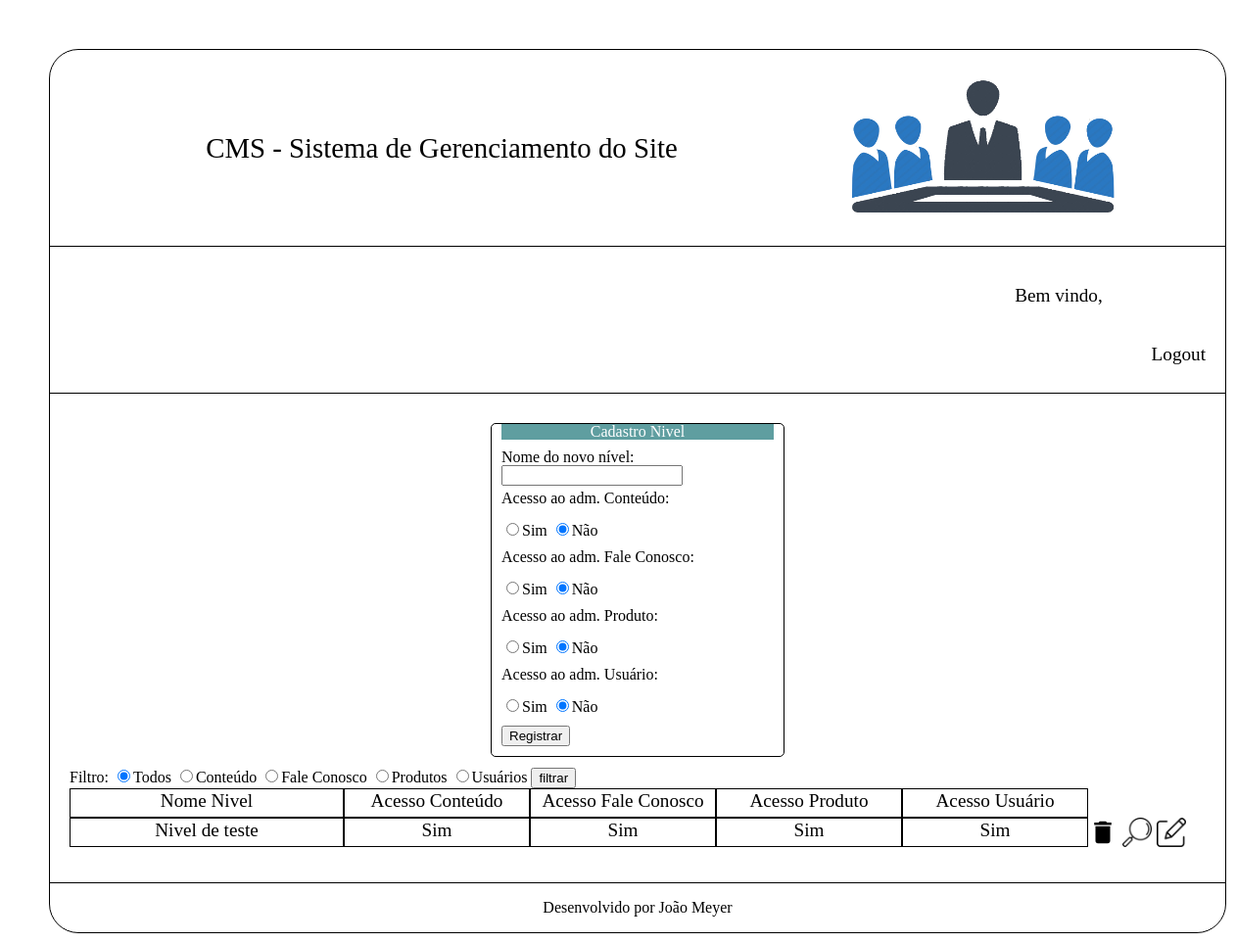
The app's page /Projeto_Hamburgueria2.0/cms/pagina_niveis_acesso.php with its own data.
### tables this page shows
create table tblNivelAcesso (
	idNivelAcesso int(11) not null auto_increment primary key,
    nomeNivel varchar(200) not null,
    acessoConteudo boolean not null,
    acessoFaleConosco boolean not null,
    acessoProduto boolean not null,
    acessoUsuarios boolean not null
);

### Projeto_Hamburgueria2.0/cms/pagina_niveis_acesso.php (the view, shortened to what this page needs)
<?php
    $conexao = conexaoMysql();
    $dominio= $_SERVER['HTTP_HOST'];
    $url = "http://" . $dominio. $_SERVER['REQUEST_URI'];
    if(isset($_POST['btnFiltrar'])){
        if($_GET['modo']){
            if($_GET['modo'] == 'filtrar'){
                $filtro = $_POST['inputFiltro'];
                switch($filtro){
                    case "c":
                        $sqlQuerySelectNiveis = "select tblNivelAcesso.*
                            from tblNivelAcesso
                            where tblNivelAcesso.acessoConteudo = 1
                            order by tblNivelAcesso.nomeNivel";
                    break;
                    case "f":
                        $sqlQuerySelectNiveis = "select tblNivelAcesso.*
                            from tblNivelAcesso
                            where tblNivelAcesso.acessoFaleConosco = 1
                            order by tblNivelAcesso.nomeNivel";
                    break;
                    case "p":
                        $sqlQuerySelectNiveis = "select tblNivelAcesso.*
                            from tblNivelAcesso
                            where tblNivelAcesso.acessoProduto = 1
                            order by tblNivelAcesso.nomeNivel";
                    break;
                    case "u":
                        $sqlQuerySelectNiveis = "select tblNivelAcesso.*
                            from tblNivelAcesso
                            where tblNivelAcesso.acessoUsuarios = 1
                            order by tblNivelAcesso.nomeNivel";
                    break;
                    default:
                        $sqlQuerySelectNiveis = "select * from tblNivelAcesso
                        order by tblNivelAcesso.nomeNivel";
                    break;
                }
            }
        }
    }
    else{
        $sqlQuerySelectNiveis = "select * from tblNivelAcesso order by tblNivelAcesso.nomeNivel";
    }
    $querySelectNiveis = mysqli_query($conexao, $sqlQuerySelectNiveis);
    $action = "modulos/inserir_nivel_acesso.php?modo=inserir&url=" .$url;
    $nomeNivel = null;
    $acessoConteudo = null;
    $acessoFaleConosco = null;
    $acessoProdutos = null;
    $acessoUsuarios = null;
?>
<!DOCTYPE html>
<html lang="pt-br">
    <head>
    </head>
    <body>
        <div id="conteinerCMS">
            <div id="conteinerSubmenusGerenciamento">
                <form name="formAdmCadastroNivelAcesso" action="<?=$action?>" method="post">
                    <div class="conteinerCadastro">
                        <div class="tituloCadastro">Cadastro Nivel</div>
                        <div class="inputBox">
                            Nome do novo nível:
                            <input type="text" name="txtNomeNivel" required value="<?=$nomeNivel?>">
                        </div>
                        <div class="inputBox">
                            Acesso ao adm. Conteúdo:
                        </div>
                        <div class="inputBox">
                            <input type="radio" name="rdoAdmConteudo" value="1"
                                <?php
                                    if($acessoConteudo == '1'){
                                        echo("checked");
                                    }
                                ?>
                            >Sim
                            <input type="radio" name="rdoAdmConteudo" value="0"
                                <?php
                                    if($acessoConteudo != '1'){
                                        echo("checked");
                                    }
                                ?>
                            >Não
                        </div>
                        <div class="inputBox">
                            Acesso ao adm. Fale Conosco:
                        </div>
                        <div class="inputBox">
                            <input type="radio" name="rdoAdmFaleConosco" value="1"
                                <?php
                                    if($acessoFaleConosco == '1'){
                                        echo("checked");
                                    }
                                ?>
                            >Sim
                            <input type="radio" name="rdoAdmFaleConosco" value="0"
                                <?php
                                    if($acessoFaleConosco != '1'){
                                        echo("checked");
                                    }
                                ?>
                            >Não
                        </div>
                        <div class="inputBox">
                            Acesso ao adm. Produto:
                        </div>
                        <div class="inputBox">
                            <input type="radio" name="rdoAdmProduto" value="1"
                                <?php
                                    if($acessoProdutos == '1'){
                                        echo("checked");
                                    }
                                ?>
                            >Sim
                            <input type="radio" name="rdoAdmProduto" value="0"
                                <?php
                                    if($acessoProdutos != '1'){
                                        echo("checked");
                                    }
                                ?>
                            >Não
                        </div>
                        <div class="inputBox">
                            Acesso ao adm. Usuário:
                        </div>
                        <div class="inputBox">
                            <input type="radio" name="rdoAdmUsuario" value="1"
                                <?php
                                    if($acessoUsuarios == '1'){
                                        echo("checked");
                                    }
                                ?>
                            >Sim
                            <input type="radio" name="rdoAdmUsuario" value="0"
                                <?php
                                    if($acessoUsuarios != '1'){
                                        echo("checked");
                                    }
                                ?>
                            >Não
                        </div>
                        <div class="botaoRegistrar">
                            <input type="submit" name="btnSubmit" value="Registrar">
                        </div>
                    </div>
                </form>
                <form name="formAdmNiveisAcessoFiltro" action="pagina_niveis_acesso.php?modo=filtrar" method="post">
                    Filtro:
                    <input type="radio" name="inputFiltro" value="a" checked>Todos
                    <input type="radio" name="inputFiltro" value="c">Conteúdo
                    <input type="radio" name="inputFiltro" value="f">Fale Conosco
                    <input type="radio" name="inputFiltro" value="p">Produtos
                    <input type="radio" name="inputFiltro" value="u">Usuários
                    <input type="submit" value="filtrar" name="btnFiltrar">
                </form>
                <div class="conteinerComentario">
                    <div class="nivelAcessoNome">Nome Nivel</div>
                    <div class="nivelAcessoPermissao">Acesso Conteúdo</div>
                    <div class="nivelAcessoPermissao">Acesso Fale Conosco</div>
                    <div class="nivelAcessoPermissao">Acesso Produto</div>
                    <div class="nivelAcessoPermissao">Acesso Usuário</div>
                </div>
                <?php
                    while($rsSelect = mysqli_fetch_assoc($querySelectNiveis)){
                        ?>
                            <div class="conteinerComentario">
                                <div class="nivelAcessoNome"><?=$rsSelect['nomeNivel']?></div>
                                <div class="nivelAcessoPermissao">
                                    <?php
                                        if($rsSelect['acessoConteudo'] == 1){
                                            echo('Sim');
                                        }
                                        else{
                                            echo('Não');
                                        }
                                    ?>
                                </div>
                                <div class="nivelAcessoPermissao">
                                    <?php
                                        if($rsSelect['acessoFaleConosco'] == 1){
                                            echo('Sim');
                                        }
                                        else{
                                            echo('Não');
                                        }
                                    ?>
                                </div>
                                <div class="nivelAcessoPermissao">
                                    <?php
                                        if($rsSelect['acessoProduto'] == 1){
                                            echo('Sim');
                                        }
                                        else{
                                            echo('Não');
                                        }
                                    ?>
                                </div>
                                <div class="nivelAcessoPermissao">
                                    <?php
                                        if($rsSelect['acessoUsuarios'] == 1){
                                            echo('Sim');
                                        }
                                        else{
                                            echo('Não');
                                        }
                                    ?>
                                </div>
                                <a onclick="return confirm('Deseja realmente excluir o registro? Todos os usuários que utilizam este nível de acesso também serão excluídos!    ');"
                                href="modulos/deletar_nivel_acesso.php?modo=excluir&id=<?=$rsSelect['idNivelAcesso']?>&url=<?=$url?>">
                                    <div class="excluir"></div>
                                </a>
                                <div class="visualizar" onclick="visualizarNivelAcesso(<?=$rsSelect['idNivelAcesso']?>);"></div>
                                <a href="pagina_niveis_acesso.php?modo=editar&id=<?=$rsSelect['idNivelAcesso']?>">
                                    <div class="editar"></div>
                                </a>
                            </div>
                        <?php
                    }
                ?>
            </div>
            <div id="rodape">
                Desenvolvido por João Meyer
            </div>
        </div>
    </body>
</html>

### Projeto_Hamburgueria2.0/cms/css/style.css (style rules this page uses)
body { padding: 50px; }
a { text-decoration: none; color: black; }
#conteinerCMS { width: 1200px; min-height: 800px; height: auto; margin-left: auto; margin-right: auto; border: black 1px solid; border-radius: 30px; }
#conteinerSubmenusGerenciamento { width: inherit; min-height: 500px; height: auto; overflow: hidden; padding: 20px; box-sizing: border-box; border-bottom: 1px solid black; }
.conteinerCadastro { width: 300px; min-height: 100px; height: auto; border: solid 1px black; box-sizing: border-box; padding: 10px; padding-top: 0px; border-radius: 5px; margin-bottom: 10px; margin-top: 10px; margin-left: auto; margin-right: auto; }
.tituloCadastro { text-align: center; background-color: cadetblue; color: white; margin-bottom: 10px; }
.inputBox { width: 100%; min-height: 25px; height: auto; overflow: hidden; box-sizing: border-box; margin-bottom: 5px; }
.nivelAcessoNome { width: 280px; height: 30px; border: 1px black solid; box-sizing: border-box; font-size: 1.2em; line-height: 1.2em; text-align: center; float: left; }
.nivelAcessoPermissao { width: 190px; height: 30px; border: 1px black solid; box-sizing: border-box; font-size: 1.2em; line-height: 1.2em; text-align: center; float: left; }
.conteinerComentario { width: 1160px; min-height: 30px; height: auto; float: left; }
.excluir { width: 30px; height: 30px; margin-right: 5px; float: left; background-repeat: no-repeat; background-size: cover; background-image: url(../imagens/delete-24px.svg); }
.visualizar { width: 30px; height: 30px; margin-right: 5px; float: left; background-repeat: no-repeat; background-size: cover; background-image: url(../imagens/visualizar.png); }
.editar { width: 30px; height: 30px; margin-right: 5px; float: left; background-repeat: no-repeat; background-size: cover; background-image: url(../imagens/editar.png); }
#rodape { width: inherit; height: 50px; line-height: 50px; text-align: center; }

### records on screen
tblnivelacesso: nomeNivel "Nivel de teste", acessoConteudo "Sim", acessoFaleConosco "Sim", acessoProduto "Sim", acessoUsuarios "Sim"
